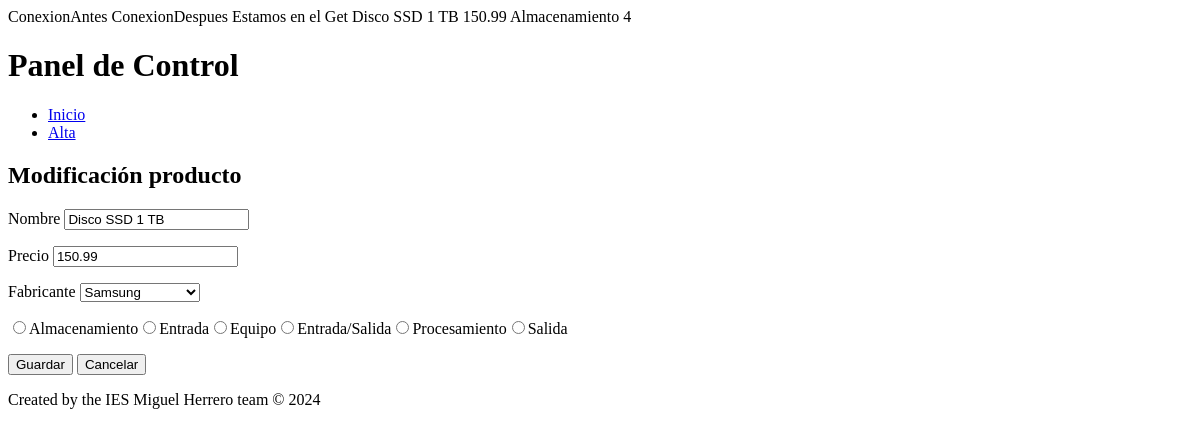
The page /edit.php?id=3 on the database as committed earlier.
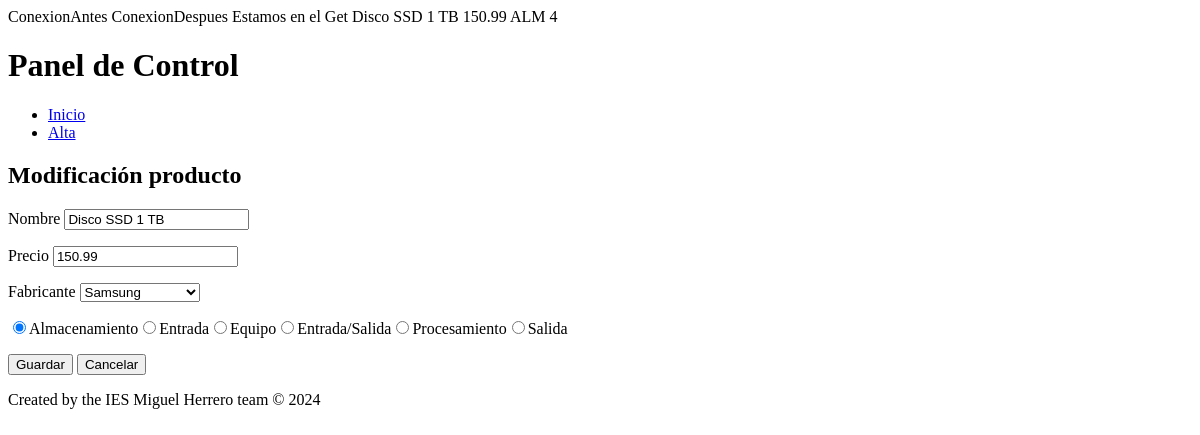
The same page on the database as committed later.
### tables this page shows
CREATE TABLE producto (
  id INT UNSIGNED AUTO_INCREMENT PRIMARY KEY,
  nombre VARCHAR(100) NOT NULL,
  precio DOUBLE NOT NULL,
  tipo VARCHAR(100) NOT NULL,
  id_fabricante INT UNSIGNED NOT NULL,
  FOREIGN KEY (id_fabricante) REFERENCES fabricante(id)
);

### src/edit.php (the view, shortened to what this page needs)
<?php
include_once("config.php");
?>
<?php
echo "Estamos en el Get\n";
$id = $_GET['id'];
$id = mysqli_real_escape_string($mysqli, $id);
$result = mysqli_query($mysqli, "SELECT nombre, precio, tipo, id_fabricante FROM producto WHERE id = '$id'");
$row1 = mysqli_fetch_assoc($result);
$name = $row1['nombre'];
echo $name."\n";
$price = $row1['precio'];
echo $price."\n";
$type = $row1['tipo'];
echo $type."\n";
$code = $row1['id_fabricante'];
echo $code."\n";
?>
<!DOCTYPE html>
<html>
<head>
</head>
<body>
<div>
	<header>
		<h1>Panel de Control</h1>
	</header>
	<main>
	<ul>
		<li><a href="index.php" >Inicio</a></li>
		<li><a href="add.php" >Alta</a></li>
	</ul>
	<h2>Modificación producto</h2>
	<form action="edit.php" method="post">
		<div><p>
			<label for="name">Nombre</label>
			<input type="text" name="name" id="name" value="<?php echo $name;?>" required>
		</p></div>
		<div><p>
			<label for="price">Precio</label>
			<input type="number" name="price" id="price" step="0.01" value="<?php echo $price;?>" required>
		</p></div>
		<div><p>
			<label for="code">Fabricante</label>
			<?php
	 			$result = mysqli_query($mysqli, "select id, nombre from fabricante ORDER BY id DESC");
			?>
      		<select name="code" id="code" placeholder="fabricante" required>
       		 	<?php
        		while($row = mysqli_fetch_array($result)) {
					if ($code==$row['id'])
                    	printf("<option selected value=%s>%s</option>",$row['id'],$row['nombre']);
                        else
                     	printf("<option value=%s>%s</option>",$row['id'],$row['nombre']);
          		}?>
       		</select>
		</p></div>
		<div><p>
			<?php
			$tipos = [	"ALM"=>"Almacenamiento",
			"ENT"=>"Entrada",
			"EQU"=>"Equipo",
			"E/S"=>"Entrada/Salida",
			"PRO"=>"Procesamiento",
			"SAL"=>"Salida"
			];
			foreach ($tipos as $key=>$value)
			{
				if ($type==$key)
					printf("<input type=\"radio\" name=\"type\" value=\"%s\" id=\"%s\" checked>",$key, $key);
				else
					printf("<input type=\"radio\" name=\"type\" value=\"%s\" id=\"%s\">",$key, $key);
				printf("<label for=\"%s\">%s</label>",$key,$value);
			}
			?>
		<p></div>
		<div >
			<input type="submit" name="modifica" value="Guardar">
			<input type="button" value="Cancelar" onclick="location.href='index.php'">
		</div>
	</form>
	</main>
	<footer>
	Created by the IES Miguel Herrero team &copy; 2024
  	</footer>
</div>
</body>
</html>

Rows that differ between the two databases and show on the page:
changed producto "Disco SSD 1 TB": tipo "Almacenamiento" → "ALM"
Other text that changed with them:
list line gone: "☐ Almacenamiento"
new list line: "☑ Almacenamiento"
